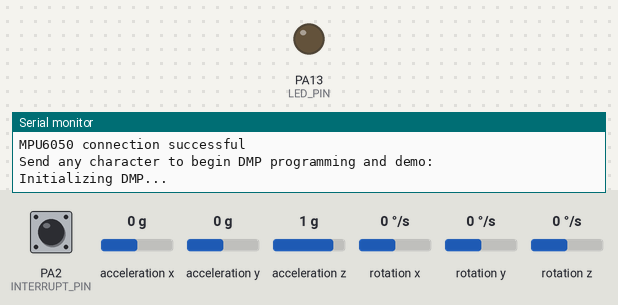
A sketch run on a simulated STM32 Blue Pill. On the bench: output pins drawn as LEDs (lit = HIGH), the last lines printed to the serial monitor. Inputs (shaded band) come from the test bench; at power-on: acceleration x 0 g, acceleration y 0 g, acceleration z 1 g, PA2 (INTERRUPT_PIN) LOW, rotation x 0 °/s, rotation y 0 °/s, rotation z 0 °/s. The ROS host is connected and sends only what is stated; the sensor or clock chip raises its interrupt line as the real part does.

Above: at 0.1 s.
At 1.52 s:
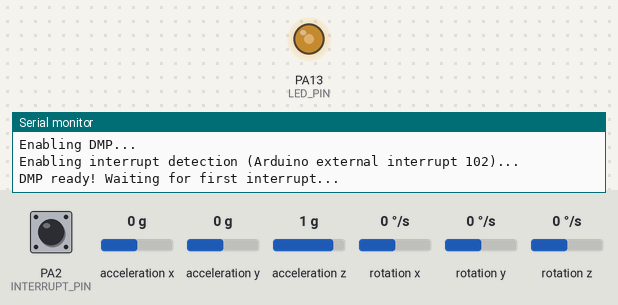
1.8 s: acceleration x set to -1.4 g
4.8 s: acceleration y set to -1.4 g
7.8 s: acceleration z set to -1.4 g
Timing chart, 0 to 16.8 s (numbered marks = the images above; inputs shaded):
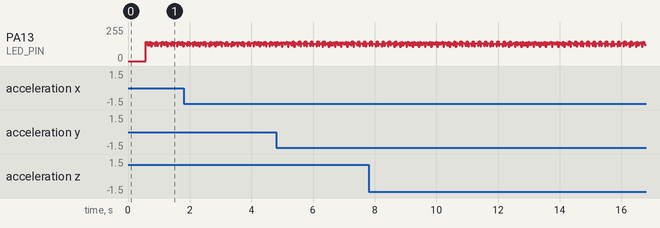

The sketch:

STM32_with_imu.ino
```cpp
#include "I2Cdev.h"

#include "MPU6050_6Axis_MotionApps20.h"

#include <ros.h>
#include <std_msgs/Int32.h>

HardwareSerial Serial3(PB_11,PB_10);

#if I2CDEV_IMPLEMENTATION == I2CDEV_ARDUINO_WIRE
    #include "Wire.h"
#endif


MPU6050 mpu;


#define OUTPUT_READABLE_YAWPITCHROLL
ros::NodeHandle  nh;
std_msgs::Int32 str_msg;
ros::Publisher chatter("chatter", &str_msg);


#define INTERRUPT_PIN 2  // use pin 2 on Arduino Uno & most boards
#define LED_PIN 13 // (Arduino is 13, Teensy is 11, Teensy++ is 6)
bool blinkState = false;

// MPU control/status vars
bool dmpReady = false;  // set true if DMP init was successful
uint8_t mpuIntStatus;   // holds actual interrupt status byte from MPU
uint8_t devStatus;      // return status after each device operation (0 = success, !0 = error)
uint16_t packetSize;    // expected DMP packet size (default is 42 bytes)
uint16_t fifoCount;     // count of all bytes currently in FIFO
uint8_t fifoBuffer[64]; // FIFO storage buffer

// orientation/motion vars
Quaternion q;           // [w, x, y, z]         quaternion container
VectorInt16 aa;         // [x, y, z]            accel sensor measurements
VectorInt16 aaReal;     // [x, y, z]            gravity-free accel sensor measurements
VectorInt16 aaWorld;    // [x, y, z]            world-frame accel sensor measurements
VectorFloat gravity;    // [x, y, z]            gravity vector
float euler[3];         // [psi, theta, phi]    Euler angle container
float ypr[3];           // [yaw, pitch, roll]   yaw/pitch/roll container and gravity vector

// packet structure for InvenSense teapot demo
uint8_t teapotPacket[14] = { '$', 0x02, 0,0, 0,0, 0,0, 0,0, 0x00, 0x00, '\r', '\n' };


// ================================================================
// ===               INTERRUPT DETECTION ROUTINE                ===
// ================================================================

volatile bool mpuInterrupt = false;     // indicates whether MPU interrupt pin has gone high
void dmpDataReady() {
    mpuInterrupt = true;
}


// ================================================================
// ===                      INITIAL SETUP                       ===
// ================================================================

void setup() {


   nh.initNode();
   nh.advertise(chatter);
   (nh.getHardware())->setBaud(57600);
   (nh.getHardware())->setPort(&Serial3);
   Serial3.begin(57600);
    // join I2C bus (I2Cdev library doesn't do this automatically)
    #if I2CDEV_IMPLEMENTATION == I2CDEV_ARDUINO_WIRE
        Wire.begin();
        Wire.setClock(400000); // 400kHz I2C clock. Comment this line if having compilation difficulties
    #elif I2CDEV_IMPLEMENTATION == I2CDEV_BUILTIN_FASTWIRE
        Fastwire::setup(400, true);
    #endif

    // initialize serial communication
    // (115200 chosen because it is required for Teapot Demo output, but it's
    // really up to you depending on your project)
    Serial.begin(115200);
    while (!Serial); // wait for Leonardo enumeration, others continue immediately

    // NOTE: 8MHz or slower host processors, like the Teensy @ 3.3V or Arduino
    // Pro Mini running at 3.3V, cannot handle this baud rate reliably due to
    // the baud timing being too misaligned with processor ticks. You must use
    // 38400 or slower in these cases, or use some kind of external separate
    // crystal solution for the UART timer.

    // initialize device
    Serial.println(F("Initializing I2C devices..."));
    mpu.initialize();
    pinMode(INTERRUPT_PIN, INPUT);

    // verify connection
    Serial.println(F("Testing device connections..."));
    Serial.println(mpu.testConnection() ? F("MPU6050 connection successful") : F("MPU6050 connection failed"));

    // wait for ready
    Serial.println(F("\nSend any character to begin DMP programming and demo: "));
    //while (Serial.available() && Serial.read()); // empty buffer
    //while (!Serial.available());                 // wait for data
   // while (Serial.available() && Serial.read()); // empty buffer again

    // load and configure the DMP
    Serial.println(F("Initializing DMP..."));
    devStatus = mpu.dmpInitialize();

    // supply your own gyro offsets here, scaled for min sensitivity
    mpu.setXGyroOffset(220);
    mpu.setYGyroOffset(76);
    mpu.setZGyroOffset(-85);
    mpu.setZAccelOffset(1788); // 1688 factory default for my test chip

    // make sure it worked (returns 0 if so)
    if (devStatus == 0) {
        // Calibration Time: generate offsets and calibrate our MPU6050
        mpu.CalibrateAccel(6);
        mpu.CalibrateGyro(6);
        mpu.PrintActiveOffsets();
        // turn on the DMP, now that it's ready
        Serial.println(F("Enabling DMP..."));
        mpu.setDMPEnabled(true);

        // enable Arduino interrupt detection
        Serial.print(F("Enabling interrupt detection (Arduino external interrupt "));
        Serial.print(digitalPinToInterrupt(INTERRUPT_PIN));
        Serial.println(F(")..."));
        attachInterrupt(digitalPinToInterrupt(INTERRUPT_PIN), dmpDataReady, RISING);
        mpuIntStatus = mpu.getIntStatus();

        // set our DMP Ready flag so the main loop() function knows it's okay to use it
        Serial.println(F("DMP ready! Waiting for first interrupt..."));
        dmpReady = true;

        // get expected DMP packet size for later comparison
        packetSize = mpu.dmpGetFIFOPacketSize();
    } else {
        // ERROR!
        // 1 = initial memory load failed
        // 2 = DMP configuration updates failed
        // (if it's going to break, usually the code will be 1)
        Serial.print(F("DMP Initialization failed (code "));
        Serial.print(devStatus);
        Serial.println(F(")"));
    }

    // configure LED for output
    pinMode(LED_PIN, OUTPUT);
}


// ================================================================
// ===                    MAIN PROGRAM LOOP                     ===
// ================================================================

void loop() {
    // if programming failed, don't try to do anything
    if (!dmpReady) return;
    // read a packet from FIFO
    if (mpu.dmpGetCurrentFIFOPacket(fifoBuffer)) { // Get the Latest packet

        #ifdef OUTPUT_READABLE_YAWPITCHROLL
            // display Euler angles in degrees
            mpu.dmpGetQuaternion(&q, fifoBuffer);
            mpu.dmpGetGravity(&gravity, &q);
            mpu.dmpGetYawPitchRoll(ypr, &q, &gravity);
            Serial3.print("ypr\t");
            Serial3.print(ypr[0] * 180/M_PI);
            Serial3.print("\t");
            Serial3.print(ypr[1] * 180/M_PI);
            Serial3.print("\t");
            Serial3.println(ypr[2] * 180/M_PI);
            str_msg.data = ypr[0] * 180/M_PI;

            chatter.publish( &str_msg );
              nh.spinOnce();


        #endif

        // blink LED to indicate activity
        blinkState = !blinkState;
        digitalWrite(LED_PIN, blinkState);
    }
}
```
